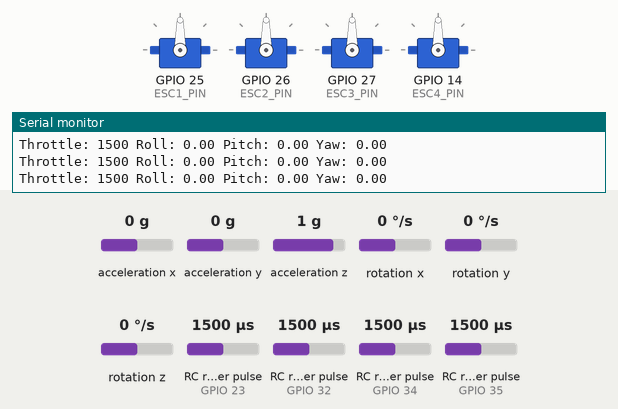
This sketch was run on a simulated ESP32. On the bench: 4 × servo, the last lines printed to the serial monitor. Wiring (inferred from the names in the program): 4 × RC receiver channel: data GPIO 23 / data GPIO 32 / data GPIO 34 / data GPIO 35. The inputs (shaded band) are chosen by the test bench; at power-on: acceleration x 0 g, RC receiver pulse (sensors on GPIO 23, GPIO 34, GPIO 32, GPIO 35) 1500 µs, rotation z 0 °/s, acceleration y 0 g, acceleration z 1 g, rotation x 0 °/s, rotation y 0 °/s.

Above: at 5.2 s.
5.3 s: acceleration x set to 0.8 g
At 5.42 s:
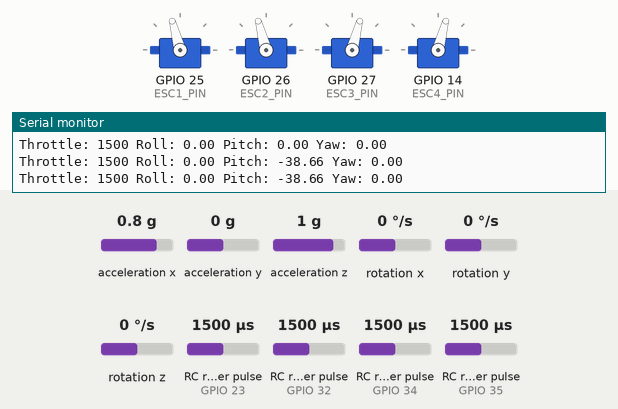
6.9 s: RC receiver pulse (sensor on GPIO 23) set to 1750 µs
At 7.8 s:
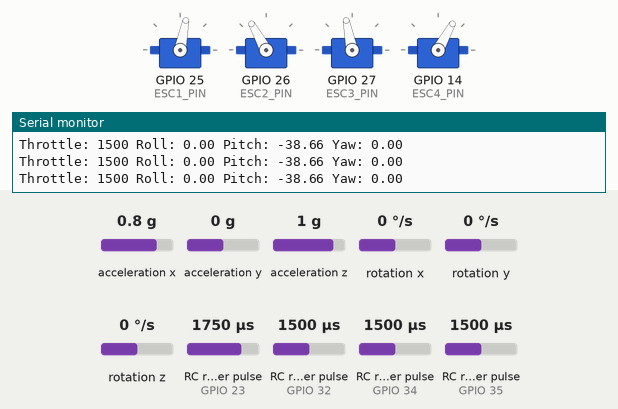
9.9 s: RC receiver pulse (sensor on GPIO 34) set to 1020 µs
At 12.5 s:
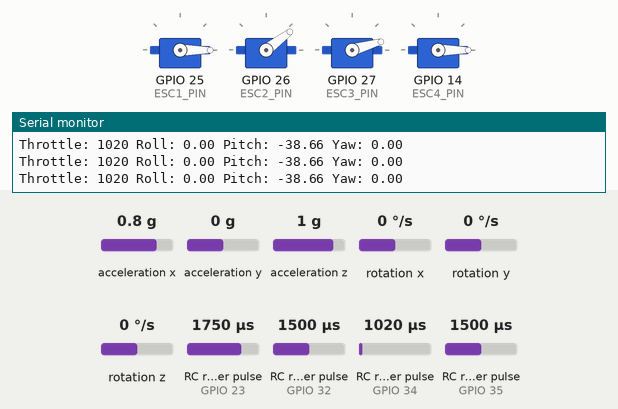
12.9 s: rotation z set to -100 °/s
15.9 s: RC receiver pulse (sensor on GPIO 32) set to 1020 µs
At 16.7 s:
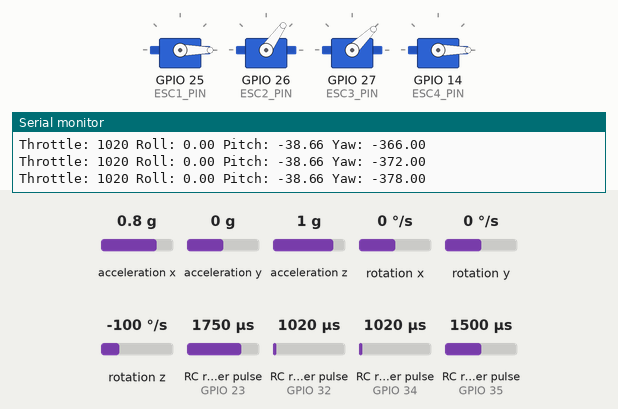
17.5 s: RC receiver pulse (sensor on GPIO 34) set to 1250 µs
At 19.4 s:
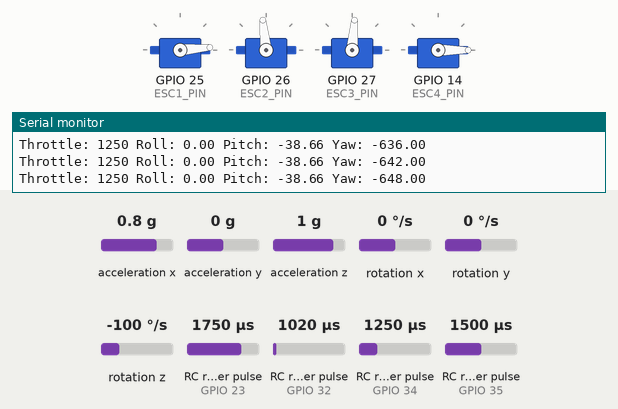
Timing chart, 0 to 65.1 s (numbered marks = the images above; inputs shaded):
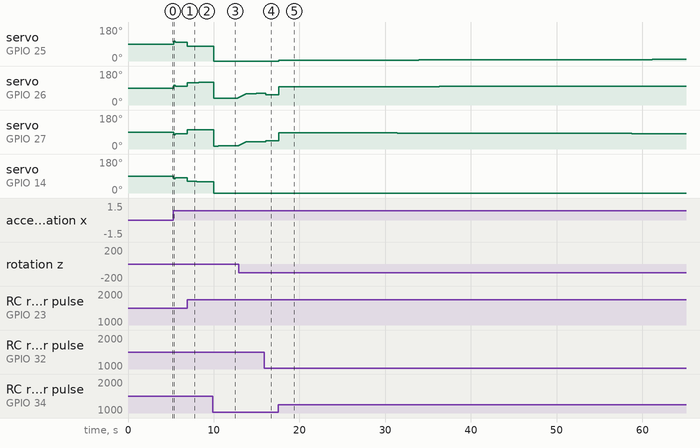

Measured:
- after the input at 5.3 s, servo on GPIO 25 (ESC1_PIN), servo on GPIO 26 (ESC2_PIN): 90° → 105° after 0.06 s, → 98° 0.12 s later, → 99° 0.84 s later; servo on GPIO 27 (ESC3_PIN), servo on GPIO 14 (ESC4_PIN): 90° → 75° after 0.06 s, → 82° 0.12 s later, → 81° 0.24 s later
- after the input at 6.9 s, servo on GPIO 25 (ESC1_PIN): 99° → 79° at once, → 78° 1.8 s later; servo on GPIO 26 (ESC2_PIN): 99° → 118° at once, → 119° 0.36 s later, → 120° 0.96 s later, → 121° 1.1 s later
- after the input at 9.9 s, servo on GPIO 25 (ESC1_PIN): 78° → 0° after 0.08 s; servo on GPIO 27 (ESC3_PIN): 102° → 15° after 0.08 s, → 16° 0.54 s later
- after the input at 15.9 s, servo on GPIO 26 (ESC2_PIN): 61° → 55° after 0.14 s; servo on GPIO 27 (ESC3_PIN): 38° → 44° after 0.14 s
- after the input at 17.5 s, servo on GPIO 25 (ESC1_PIN): moves from 0° to 8° over 43.6 s, starting after 0.10 s

The sketch:

sketch_mar4a.ino
```cpp
#include <Arduino.h>
#include <ESP32Servo.h>
#include <Wire.h>
#include <MPU6050_tockn.h>
#include <PID_v1.h>

Servo esc1, esc2, esc3, esc4;

#define ESC1_PIN 25  // Front Left Motor
#define ESC2_PIN 26  // Front Right Motor
#define ESC3_PIN 27  // Back Left Motor
#define ESC4_PIN 14  // Back Right Motor

#define THROTTLE_PIN 34
#define ROLL_PIN 35
#define PITCH_PIN 32
#define YAW_PIN 23


MPU6050 mpu6050(Wire);


double rollInput, rollOutput, rollSetpoint;
double pitchInput, pitchOutput, pitchSetpoint;
double yawInput, yawOutput, yawSetpoint;


double kp = 1.2, ki = 0.05, kd = 0.1;
PID rollPID(&rollInput, &rollOutput, &rollSetpoint, kp, ki, kd, DIRECT);
PID pitchPID(&pitchInput, &pitchOutput, &pitchSetpoint, kp, ki, kd, DIRECT);
PID yawPID(&yawInput, &yawOutput, &yawSetpoint, kp, ki, kd, DIRECT);


volatile uint16_t throttle, roll, pitch, yaw;

void readRC() {
  throttle = pulseIn(THROTTLE_PIN, HIGH, 25000);
  roll = pulseIn(ROLL_PIN, HIGH, 25000);
  pitch = pulseIn(PITCH_PIN, HIGH, 25000);
  yaw = pulseIn(YAW_PIN, HIGH, 25000);


  throttle = constrain(throttle, 1000, 2000);
  roll = constrain(roll, 1000, 2000);
  pitch = constrain(pitch, 1000, 2000);
  yaw = constrain(yaw, 1000, 2000);
}

void setup() {
  Serial.begin(115200);
  Wire.begin();

  esc1.attach(ESC1_PIN, 1000, 2000);
  esc2.attach(ESC2_PIN, 1000, 2000);
  esc3.attach(ESC3_PIN, 1000, 2000);
  esc4.attach(ESC4_PIN, 1000, 2000);

  pinMode(THROTTLE_PIN, INPUT);
  pinMode(ROLL_PIN, INPUT);
  pinMode(PITCH_PIN, INPUT);
  pinMode(YAW_PIN, INPUT);

  mpu6050.begin();
  Serial.println("MPU6050 Connected!");

  delay(1000);
  Serial.println("MPU6050 Connected!");


  mpu6050.calcGyroOffsets(true);
  Serial.println("IMU Initialized and Calibrated!");


  rollPID.SetMode(AUTOMATIC);
  pitchPID.SetMode(AUTOMATIC);
  yawPID.SetMode(AUTOMATIC);
}

void loop() {
  readRC();

  mpu6050.update();
  rollInput = mpu6050.getAngleX();
  pitchInput = mpu6050.getAngleY();
  yawInput = mpu6050.getAngleZ();

  rollSetpoint = map(roll, 1000, 2000, -30, 30);
  pitchSetpoint = map(pitch, 1000, 2000, -30, 30);
  yawSetpoint = map(yaw, 1000, 2000, -180, 180);

  rollPID.Compute();
  pitchPID.Compute();
  yawPID.Compute();

  // **Motor Mixing Algorithm**
  int esc1Speed = throttle + pitchOutput - rollOutput - yawOutput;  // Front Left
  int esc2Speed = throttle + pitchOutput + rollOutput + yawOutput;  // Front Right
  int esc3Speed = throttle - pitchOutput - rollOutput + yawOutput;  // Back Left
  int esc4Speed = throttle - pitchOutput + rollOutput - yawOutput;  // Back Right

  esc1Speed = constrain(esc1Speed, 1000, 2000);
  esc2Speed = constrain(esc2Speed, 1000, 2000);
  esc3Speed = constrain(esc3Speed, 1000, 2000);
  esc4Speed = constrain(esc4Speed, 1000, 2000);

  esc1.writeMicroseconds(esc1Speed);
  esc2.writeMicroseconds(esc2Speed);
  esc3.writeMicroseconds(esc3Speed);
  esc4.writeMicroseconds(esc4Speed);

  Serial.print("Throttle: ");
  Serial.print(throttle);
  Serial.print(" Roll: ");
  Serial.print(rollInput);
  Serial.print(" Pitch: ");
  Serial.print(pitchInput);
  Serial.print(" Yaw: ");
  Serial.println(yawInput);

  delay(20);
}
```
